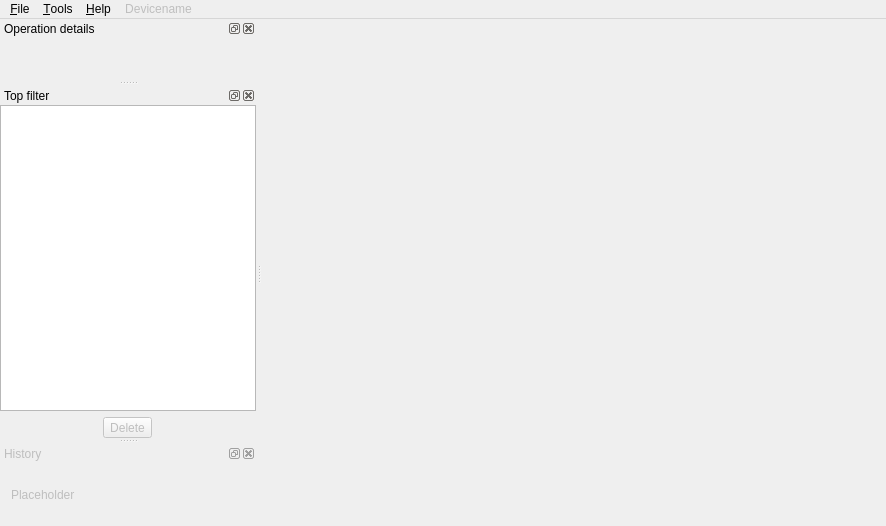
<?xml version="1.0" encoding="UTF-8"?>
<ui version="4.0">
 <class>MainWindow</class>
 <widget class="QMainWindow" name="MainWindow">
  <property name="geometry">
   <rect>
    <x>0</x>
    <y>0</y>
    <width>886</width>
    <height>526</height>
   </rect>
  </property>
  <property name="contextMenuPolicy">
   <enum>Qt::NoContextMenu</enum>
  </property>
  <property name="windowTitle">
   <string>MainWindow</string>
  </property>
  <property name="windowIcon">
   <iconset resource="icon-resources.qrc">
    <normaloff>:/icons/icons/sonicawe.png</normaloff>:/icons/icons/sonicawe.png</iconset>
  </property>
  <property name="documentMode">
   <bool>true</bool>
  </property>
  <property name="dockNestingEnabled">
   <bool>true</bool>
  </property>
  <property name="dockOptions">
   <set>QMainWindow::AllowNestedDocks|QMainWindow::AllowTabbedDocks|QMainWindow::AnimatedDocks|QMainWindow::VerticalTabs</set>
  </property>
  <property name="unifiedTitleAndToolBarOnMac">
   <bool>false</bool>
  </property>
  <widget class="QWidget" name="centralWidget">
   <layout class="QVBoxLayout" name="verticalLayout_3"/>
  </widget>
  <widget class="QMenuBar" name="menuBar">
   <property name="geometry">
    <rect>
     <x>0</x>
     <y>0</y>
     <width>886</width>
     <height>22</height>
    </rect>
   </property>
   <widget class="QMenu" name="menuTools">
    <property name="title">
     <string>&amp;Tools</string>
    </property>
    <widget class="QMenu" name="menuToolbars">
     <property name="title">
      <string>&amp;Toolbars</string>
     </property>
     <addaction name="actionToggleSelectionToolBox"/>
     <addaction name="actionToggleTransformToolBox"/>
    </widget>
    <widget class="QMenu" name="menu_Windows">
     <property name="title">
      <string>&amp;Windows</string>
     </property>
     <addaction name="actionToggleTimelineWindow"/>
     <addaction name="actionTransform_info"/>
     <addaction name="actionOperation_details"/>
    </widget>
    <addaction name="separator"/>
    <addaction name="action_Undo"/>
    <addaction name="action_Redo"/>
    <addaction name="separator"/>
    <addaction name="menu_Windows"/>
    <addaction name="menuToolbars"/>
    <addaction name="separator"/>
    <addaction name="actionToggleFullscreenNoMenus"/>
    <addaction name="actionToggleFullscreen"/>
    <addaction name="separator"/>
    <addaction name="actionReset_caches"/>
    <addaction name="actionReset_view"/>
    <addaction name="separator"/>
   </widget>
   <widget class="QMenu" name="menuFile">
    <property name="title">
     <string>&amp;File</string>
    </property>
    <widget class="QMenu" name="menu_Recent_files">
     <property name="title">
      <string>&amp;Recent files</string>
     </property>
    </widget>
    <addaction name="actionNew_recording"/>
    <addaction name="actionOpen"/>
    <addaction name="actionOpen_and_compare"/>
    <addaction name="menu_Recent_files"/>
    <addaction name="actionSave_project"/>
    <addaction name="actionSave_project_as"/>
    <addaction name="separator"/>
    <addaction name="actionExport_audio"/>
    <addaction name="actionExport_selection"/>
    <addaction name="separator"/>
    <addaction name="actionExit"/>
    <addaction name="separator"/>
   </widget>
   <widget class="QMenu" name="menuHelp">
    <property name="title">
     <string>&amp;Help</string>
    </property>
    <addaction name="separator"/>
    <addaction name="actionReport_a_bug"/>
    <addaction name="separator"/>
    <addaction name="actionFind_updates"/>
    <addaction name="separator"/>
    <addaction name="action_Enter_product_key"/>
    <addaction name="separator"/>
    <addaction name="actionMuchdifferent_com"/>
    <addaction name="actionAbout"/>
   </widget>
   <widget class="QMenu" name="menuDevicename">
    <property name="enabled">
     <bool>false</bool>
    </property>
    <property name="title">
     <string>Devicename</string>
    </property>
   </widget>
   <addaction name="menuFile"/>
   <addaction name="menuTools"/>
   <addaction name="menuHelp"/>
   <addaction name="menuDevicename"/>
  </widget>
  <widget class="QDockWidget" name="toolPropertiesWindow">
   <property name="windowTitle">
    <string>Operation details</string>
   </property>
   <attribute name="dockWidgetArea">
    <number>1</number>
   </attribute>
   <widget class="QWidget" name="dockWidgetContents_3">
    <layout class="QHBoxLayout" name="horizontalLayout_2"/>
   </widget>
  </widget>
  <widget class="QDockWidget" name="topFilterWindow">
   <property name="contextMenuPolicy">
    <enum>Qt::NoContextMenu</enum>
   </property>
   <property name="features">
    <set>QDockWidget::AllDockWidgetFeatures</set>
   </property>
   <property name="allowedAreas">
    <set>Qt::LeftDockWidgetArea|Qt::RightDockWidgetArea</set>
   </property>
   <property name="windowTitle">
    <string>Top filter</string>
   </property>
   <attribute name="dockWidgetArea">
    <number>1</number>
   </attribute>
   <widget class="QWidget" name="layerWindowContents">
    <layout class="QVBoxLayout" name="verticalLayout">
     <property name="leftMargin">
      <number>0</number>
     </property>
     <property name="topMargin">
      <number>0</number>
     </property>
     <property name="rightMargin">
      <number>0</number>
     </property>
     <property name="bottomMargin">
      <number>0</number>
     </property>
     <item>
      <widget class="QListWidget" name="layerWidget"/>
     </item>
     <item>
      <layout class="QHBoxLayout" name="horizontalLayout">
       <item>
        <widget class="QToolButton" name="deleteFilterButton">
         <property name="enabled">
          <bool>false</bool>
         </property>
         <property name="text">
          <string>Delete</string>
         </property>
        </widget>
       </item>
      </layout>
     </item>
    </layout>
   </widget>
  </widget>
  <widget class="QDockWidget" name="historyWindow">
   <property name="enabled">
    <bool>false</bool>
   </property>
   <property name="contextMenuPolicy">
    <enum>Qt::NoContextMenu</enum>
   </property>
   <property name="features">
    <set>QDockWidget::AllDockWidgetFeatures</set>
   </property>
   <property name="allowedAreas">
    <set>Qt::LeftDockWidgetArea|Qt::RightDockWidgetArea|Qt::TopDockWidgetArea</set>
   </property>
   <property name="windowTitle">
    <string>History</string>
   </property>
   <attribute name="dockWidgetArea">
    <number>1</number>
   </attribute>
   <widget class="QWidget" name="dockWidgetContents_2">
    <layout class="QVBoxLayout" name="verticalLayout_2">
     <item>
      <widget class="QLabel" name="label">
       <property name="enabled">
        <bool>false</bool>
       </property>
       <property name="text">
        <string>Placeholder</string>
       </property>
      </widget>
     </item>
    </layout>
   </widget>
  </widget>
  <action name="actionEllipseSelection">
   <property name="checkable">
    <bool>true</bool>
   </property>
   <property name="icon">
    <iconset resource="icon-resources.qrc">
     <normaloff>:/icons/icons/icon-circle-selection.png</normaloff>:/icons/icons/icon-circle-selection.png</iconset>
   </property>
   <property name="text">
    <string>Ellipse Selection</string>
   </property>
   <property name="toolTip">
    <string>Ellipse selection [S]</string>
   </property>
   <property name="shortcut">
    <string>S</string>
   </property>
   <property name="iconVisibleInMenu">
    <bool>true</bool>
   </property>
  </action>
  <action name="actionToggleTopFilterWindow">
   <property name="checkable">
    <bool>true</bool>
   </property>
   <property name="checked">
    <bool>true</bool>
   </property>
   <property name="text">
    <string>Top filter</string>
   </property>
   <property name="toolTip">
    <string>Toggle the top filter window</string>
   </property>
   <property name="shortcut">
    <string>F</string>
   </property>
  </action>
  <action name="actionToggle_piano_grid">
   <property name="checkable">
    <bool>true</bool>
   </property>
   <property name="icon">
    <iconset resource="icon-resources.qrc">
     <normaloff>:/icons/icons/icon-toggle-piano.png</normaloff>:/icons/icons/icon-toggle-piano.png</iconset>
   </property>
   <property name="text">
    <string>Toggle piano grid</string>
   </property>
   <property name="toolTip">
    <string>Toggle piano grid</string>
   </property>
   <property name="iconVisibleInMenu">
    <bool>true</bool>
   </property>
  </action>
  <action name="actionToggleSelectionToolBox">
   <property name="checkable">
    <bool>true</bool>
   </property>
   <property name="checked">
    <bool>true</bool>
   </property>
   <property name="text">
    <string>&amp;Selection</string>
   </property>
   <property name="toolTip">
    <string>Toggle the selection toolbox</string>
   </property>
  </action>
  <action name="actionToggle_hz_grid">
   <property name="checkable">
    <bool>true</bool>
   </property>
   <property name="checked">
    <bool>true</bool>
   </property>
   <property name="icon">
    <iconset resource="icon-resources.qrc">
     <normaloff>:/icons/icons/icon-toggle-hz.png</normaloff>:/icons/icons/icon-toggle-hz.png</iconset>
   </property>
   <property name="text">
    <string>Toggle frequency markers</string>
   </property>
   <property name="toolTip">
    <string>Toggle frequency markers</string>
   </property>
   <property name="iconVisibleInMenu">
    <bool>true</bool>
   </property>
  </action>
  <action name="actionActionAdd_selection">
   <property name="icon">
    <iconset resource="icon-resources.qrc">
     <normaloff>:/icons/icons/icon-save-selection.png</normaloff>:/icons/icons/icon-save-selection.png</iconset>
   </property>
   <property name="text">
    <string>actionAdd_selection</string>
   </property>
   <property name="toolTip">
    <string>Remember the selection</string>
   </property>
   <property name="iconVisibleInMenu">
    <bool>true</bool>
   </property>
  </action>
  <action name="actionActionRemove_selection">
   <property name="icon">
    <iconset resource="icon-resources.qrc">
     <normaloff>:/icons/icons/icon-silence-selection.png</normaloff>:/icons/icons/icon-silence-selection.png</iconset>
   </property>
   <property name="text">
    <string>actionRemove_selection</string>
   </property>
   <property name="toolTip">
    <string>Silences the selected region [Del]</string>
   </property>
   <property name="shortcut">
    <string>Del</string>
   </property>
   <property name="iconVisibleInMenu">
    <bool>true</bool>
   </property>
  </action>
  <action name="actionCropSelection">
   <property name="checked">
    <bool>false</bool>
   </property>
   <property name="enabled">
    <bool>true</bool>
   </property>
   <property name="icon">
    <iconset resource="icon-resources.qrc">
     <normaloff>:/icons/icons/icon-crop.png</normaloff>:/icons/icons/icon-crop.png</iconset>
   </property>
   <property name="text">
    <string>Crop Selection</string>
   </property>
   <property name="toolTip">
    <string>Crop selection [Shift+Del]</string>
   </property>
   <property name="shortcut">
    <string>Shift+Del</string>
   </property>
   <property name="iconVisibleInMenu">
    <bool>true</bool>
   </property>
  </action>
  <action name="actionMoveSelection">
   <property name="checkable">
    <bool>true</bool>
   </property>
   <property name="checked">
    <bool>false</bool>
   </property>
   <property name="enabled">
    <bool>false</bool>
   </property>
   <property name="icon">
    <iconset resource="icon-resources.qrc">
     <normaloff>:/icons/icons/icon-move.png</normaloff>:/icons/icons/icon-move.png</iconset>
   </property>
   <property name="text">
    <string>Move Selection</string>
   </property>
   <property name="toolTip">
    <string>Move selection [M]</string>
   </property>
   <property name="shortcut">
    <string>M</string>
   </property>
   <property name="iconVisibleInMenu">
    <bool>true</bool>
   </property>
  </action>
  <action name="actionMoveSelectionTime">
   <property name="checkable">
    <bool>true</bool>
   </property>
   <property name="checked">
    <bool>false</bool>
   </property>
   <property name="enabled">
    <bool>false</bool>
   </property>
   <property name="icon">
    <iconset resource="icon-resources.qrc">
     <normaloff>:/icons/icons/icon-move-time.png</normaloff>:/icons/icons/icon-move-time.png</iconset>
   </property>
   <property name="text">
    <string>Move Selection in Time</string>
   </property>
   <property name="toolTip">
    <string>Move selection in Time [T]</string>
   </property>
   <property name="shortcut">
    <string>T</string>
   </property>
   <property name="iconVisibleInMenu">
    <bool>true</bool>
   </property>
  </action>
  <action name="actionMatlabFilter">
   <property name="checked">
    <bool>false</bool>
   </property>
   <property name="enabled">
    <bool>false</bool>
   </property>
   <property name="icon">
    <iconset resource="icon-resources.qrc">
     <normaloff>:/icons/icons/icon-matlabfilter.png</normaloff>:/icons/icons/icon-matlabfilter.png</iconset>
   </property>
   <property name="text">
    <string>Matlab filter</string>
   </property>
   <property name="toolTip">
    <string>Apply Matlab filter to everything, under construction</string>
   </property>
   <property name="iconVisibleInMenu">
    <bool>true</bool>
   </property>
  </action>
  <action name="actionMatlabOperation">
   <property name="checked">
    <bool>false</bool>
   </property>
   <property name="icon">
    <iconset resource="icon-resources.qrc">
     <normaloff>:/icons/icons/icon-matlaboperation.png</normaloff>:/icons/icons/icon-matlaboperation.png</iconset>
   </property>
   <property name="text">
    <string>Create new Matlab/Octave operation</string>
   </property>
   <property name="toolTip">
    <string>Apply Matlab/Octave operation</string>
   </property>
   <property name="shortcut">
    <string>Ctrl+Alt+O</string>
   </property>
   <property name="iconVisibleInMenu">
    <bool>true</bool>
   </property>
  </action>
  <action name="actionToggleCreationToolBox">
   <property name="checkable">
    <bool>true</bool>
   </property>
   <property name="checked">
    <bool>true</bool>
   </property>
   <property name="text">
    <string>Sound creation</string>
   </property>
   <property name="toolTip">
    <string>Toggle the sound creation tool box</string>
   </property>
   <property name="shortcut">
    <string>E</string>
   </property>
  </action>
  <action name="actionToggleTransformToolBox">
   <property name="checkable">
    <bool>true</bool>
   </property>
   <property name="text">
    <string>&amp;Transform settings</string>
   </property>
   <property name="toolTip">
    <string>Toggle the transform toolbox</string>
   </property>
  </action>
  <action name="actionNew_recording">
   <property name="enabled">
    <bool>true</bool>
   </property>
   <property name="text">
    <string>&amp;New recording</string>
   </property>
   <property name="shortcut">
    <string>Ctrl+N</string>
   </property>
  </action>
  <action name="actionImport_audio">
   <property name="enabled">
    <bool>false</bool>
   </property>
   <property name="text">
    <string>Import</string>
   </property>
  </action>
  <action name="actionExport_audio">
   <property name="text">
    <string>Export</string>
   </property>
  </action>
  <action name="actionSave_project">
   <property name="text">
    <string>&amp;Save project</string>
   </property>
   <property name="shortcut">
    <string>Ctrl+S</string>
   </property>
  </action>
  <action name="actionExit">
   <property name="text">
    <string>Exit</string>
   </property>
  </action>
  <action name="actionOpen">
   <property name="text">
    <string>&amp;Open </string>
   </property>
   <property name="shortcut">
    <string>Ctrl+O</string>
   </property>
  </action>
  <action name="actionExport_selection">
   <property name="text">
    <string>Export selection</string>
   </property>
  </action>
  <action name="actionToggleTimelineWindow">
   <property name="checkable">
    <bool>true</bool>
   </property>
   <property name="text">
    <string>&amp;Timeline</string>
   </property>
   <property name="toolTip">
    <string>Toggle the timeline window</string>
   </property>
  </action>
  <action name="actionCutoffSelection">
   <property name="checkable">
    <bool>true</bool>
   </property>
   <property name="enabled">
    <bool>false</bool>
   </property>
   <property name="icon">
    <iconset resource="icon-resources.qrc">
     <normaloff>:/icons/icons/icon-cutoff-selection.png</normaloff>:/icons/icons/icon-cutoff-selection.png</iconset>
   </property>
   <property name="text">
    <string>Cutoff selection</string>
   </property>
   <property name="iconVisibleInMenu">
    <bool>true</bool>
   </property>
  </action>
  <action name="actionPeakSelection">
   <property name="checkable">
    <bool>true</bool>
   </property>
   <property name="icon">
    <iconset resource="icon-resources.qrc">
     <normaloff>:/icons/icons/icon-peak-selection.png</normaloff>:/icons/icons/icon-peak-selection.png</iconset>
   </property>
   <property name="text">
    <string>Peak selection</string>
   </property>
   <property name="toolTip">
    <string>Peak selection</string>
   </property>
   <property name="shortcut">
    <string>E</string>
   </property>
   <property name="iconVisibleInMenu">
    <bool>true</bool>
   </property>
  </action>
  <action name="actionRectangleSelection">
   <property name="checkable">
    <bool>true</bool>
   </property>
   <property name="icon">
    <iconset resource="icon-resources.qrc">
     <normaloff>:/icons/icons/icon-rectangle-selection.png</normaloff>:/icons/icons/icon-rectangle-selection.png</iconset>
   </property>
   <property name="text">
    <string>Rectangle selection</string>
   </property>
   <property name="toolTip">
    <string>Rectangle selection</string>
   </property>
   <property name="shortcut">
    <string>C</string>
   </property>
   <property name="iconVisibleInMenu">
    <bool>true</bool>
   </property>
  </action>
  <action name="actionPolygonSelection">
   <property name="checkable">
    <bool>true</bool>
   </property>
   <property name="icon">
    <iconset resource="icon-resources.qrc">
     <normaloff>:/icons/icons/icon-quad-selection.png</normaloff>:/icons/icons/icon-quad-selection.png</iconset>
   </property>
   <property name="text">
    <string>Polygon selection</string>
   </property>
   <property name="toolTip">
    <string>Polygon selection</string>
   </property>
   <property name="shortcut">
    <string>P</string>
   </property>
   <property name="iconVisibleInMenu">
    <bool>true</bool>
   </property>
  </action>
  <action name="actionSplineSelection">
   <property name="checkable">
    <bool>true</bool>
   </property>
   <property name="icon">
    <iconset resource="icon-resources.qrc">
     <normaloff>:/icons/icons/icon-spline-selection.png</normaloff>:/icons/icons/icon-spline-selection.png</iconset>
   </property>
   <property name="text">
    <string>Spline selection</string>
   </property>
   <property name="toolTip">
    <string>Spline selection</string>
   </property>
   <property name="iconVisibleInMenu">
    <bool>true</bool>
   </property>
  </action>
  <action name="actionAmplitudeBrush">
   <property name="checkable">
    <bool>true</bool>
   </property>
   <property name="enabled">
    <bool>false</bool>
   </property>
   <property name="icon">
    <iconset resource="icon-resources.qrc">
     <normaloff>:/icons/icons/icon-amplitude-brush.png</normaloff>:/icons/icons/icon-amplitude-brush.png</iconset>
   </property>
   <property name="text">
    <string>Amplitude brush</string>
   </property>
   <property name="toolTip">
    <string>Amplitude brush</string>
   </property>
   <property name="iconVisibleInMenu">
    <bool>true</bool>
   </property>
  </action>
  <action name="actionAirbrush">
   <property name="checkable">
    <bool>true</bool>
   </property>
   <property name="enabled">
    <bool>false</bool>
   </property>
   <property name="icon">
    <iconset resource="icon-resources.qrc">
     <normaloff>:/icons/icons/icon-airbrush.png</normaloff>:/icons/icons/icon-airbrush.png</iconset>
   </property>
   <property name="text">
    <string>Airbrush</string>
   </property>
   <property name="toolTip">
    <string>Airbrush</string>
   </property>
   <property name="iconVisibleInMenu">
    <bool>true</bool>
   </property>
  </action>
  <action name="actionSmoothBrush">
   <property name="checkable">
    <bool>true</bool>
   </property>
   <property name="enabled">
    <bool>false</bool>
   </property>
   <property name="icon">
    <iconset resource="icon-resources.qrc">
     <normaloff>:/icons/icons/icon-smooth-brush.png</normaloff>:/icons/icons/icon-smooth-brush.png</iconset>
   </property>
   <property name="text">
    <string>Smooth brush</string>
   </property>
   <property name="toolTip">
    <string>Smooth brush</string>
   </property>
   <property name="iconVisibleInMenu">
    <bool>true</bool>
   </property>
  </action>
  <action name="actionZoom">
   <property name="checkable">
    <bool>true</bool>
   </property>
   <property name="checked">
    <bool>false</bool>
   </property>
   <property name="icon">
    <iconset resource="icon-resources.qrc">
     <normaloff>:/icons/icons/icon-zoom.png</normaloff>:/icons/icons/icon-zoom.png</iconset>
   </property>
   <property name="text">
    <string>Zoom</string>
   </property>
   <property name="toolTip">
    <string>Zoom with the right mouse button [Z]</string>
   </property>
   <property name="shortcut">
    <string>Z</string>
   </property>
   <property name="iconVisibleInMenu">
    <bool>true</bool>
   </property>
  </action>
  <action name="actionSetPlayMarker">
   <property name="checkable">
    <bool>true</bool>
   </property>
   <property name="icon">
    <iconset resource="icon-resources.qrc">
     <normaloff>:/icons/icons/icon-set-mark.png</normaloff>:/icons/icons/icon-set-mark.png</iconset>
   </property>
   <property name="text">
    <string>Set playback marker</string>
   </property>
   <property name="toolTip">
    <string>Set playback markers with left mouse button, remove with right mouse button</string>
   </property>
   <property name="iconVisibleInMenu">
    <bool>true</bool>
   </property>
  </action>
  <action name="actionJumpForward">
   <property name="icon">
    <iconset resource="icon-resources.qrc">
     <normaloff>:/icons/icons/icon-next-mark.png</normaloff>:/icons/icons/icon-next-mark.png</iconset>
   </property>
   <property name="text">
    <string>Jump to next marker</string>
   </property>
   <property name="toolTip">
    <string>Jump to next marker</string>
   </property>
   <property name="iconVisibleInMenu">
    <bool>true</bool>
   </property>
  </action>
  <action name="actionJumpBackward">
   <property name="icon">
    <iconset resource="icon-resources.qrc">
     <normaloff>:/icons/icons/icon-prev-mark.png</normaloff>:/icons/icons/icon-prev-mark.png</iconset>
   </property>
   <property name="text">
    <string>Jump to previous marker</string>
   </property>
   <property name="toolTip">
    <string>Jump to previous marker</string>
   </property>
   <property name="iconVisibleInMenu">
    <bool>true</bool>
   </property>
  </action>
  <action name="actionToolSelect">
   <property name="checkable">
    <bool>true</bool>
   </property>
   <property name="enabled">
    <bool>false</bool>
   </property>
   <property name="icon">
    <iconset resource="icon-resources.qrc">
     <normaloff>:/icons/icons/sonicawe.png</normaloff>:/icons/icons/sonicawe.png</iconset>
   </property>
   <property name="text">
    <string>Select previous operations</string>
   </property>
   <property name="toolTip">
    <string>Select previous operations</string>
   </property>
   <property name="iconVisibleInMenu">
    <bool>true</bool>
   </property>
  </action>
  <action name="actionTransform_Cwt">
   <property name="checkable">
    <bool>true</bool>
   </property>
   <property name="checked">
    <bool>true</bool>
   </property>
   <property name="text">
    <string>Gabor Wavelet transform</string>
   </property>
   <property name="toolTip">
    <string>Actually, Complex Gabor Wavelet transform</string>
   </property>
   <property name="iconVisibleInMenu">
    <bool>true</bool>
   </property>
  </action>
  <action name="actionTransform_Stft">
   <property name="checkable">
    <bool>true</bool>
   </property>
   <property name="enabled">
    <bool>true</bool>
   </property>
   <property name="text">
    <string>Windowed fourier transform (STFT)</string>
   </property>
   <property name="toolTip">
    <string>Windowed fourier transform (STFT)</string>
   </property>
   <property name="iconVisibleInMenu">
    <bool>true</bool>
   </property>
  </action>
  <action name="actionTransform_Cwt_phase">
   <property name="checkable">
    <bool>true</bool>
   </property>
   <property name="enabled">
    <bool>true</bool>
   </property>
   <property name="text">
    <string>Gabor Wavelet transform phase</string>
   </property>
   <property name="toolTip">
    <string>Instantaneous phase from Gabor Wavelet transform</string>
   </property>
   <property name="iconVisibleInMenu">
    <bool>true</bool>
   </property>
  </action>
  <action name="actionTransform_Cwt_reassign">
   <property name="checkable">
    <bool>true</bool>
   </property>
   <property name="enabled">
    <bool>true</bool>
   </property>
   <property name="text">
    <string>Reassigned Gabor Wavelet transform</string>
   </property>
   <property name="toolTip">
    <string>Reassignment 'sharpens' by moving coefficients</string>
   </property>
   <property name="iconVisibleInMenu">
    <bool>true</bool>
   </property>
  </action>
  <action name="actionTonalizeFilter">
   <property name="enabled">
    <bool>false</bool>
   </property>
   <property name="icon">
    <iconset resource="icon-resources.qrc">
     <normaloff>:/icons/icons/sonicawe.png</normaloff>:/icons/icons/sonicawe.png</iconset>
   </property>
   <property name="text">
    <string>Tonalize transform</string>
   </property>
   <property name="toolTip">
    <string>Tonalize transform</string>
   </property>
   <property name="iconVisibleInMenu">
    <bool>true</bool>
   </property>
  </action>
  <action name="actionReassignFilter">
   <property name="enabled">
    <bool>false</bool>
   </property>
   <property name="icon">
    <iconset resource="icon-resources.qrc">
     <normaloff>:/icons/icons/sonicawe.png</normaloff>:/icons/icons/sonicawe.png</iconset>
   </property>
   <property name="text">
    <string>Reassign transform</string>
   </property>
   <property name="toolTip">
    <string>Reassign transform</string>
   </property>
   <property name="iconVisibleInMenu">
    <bool>true</bool>
   </property>
  </action>
  <action name="actionSet_rainbow_colors">
   <property name="checkable">
    <bool>true</bool>
   </property>
   <property name="checked">
    <bool>true</bool>
   </property>
   <property name="icon">
    <iconset resource="icon-resources.qrc">
     <normaloff>:/icons/icons/icon-show-color.png</normaloff>:/icons/icons/icon-show-color.png</iconset>
   </property>
   <property name="text">
    <string>Rainbow colors</string>
   </property>
   <property name="toolTip">
    <string>Rainbow colors</string>
   </property>
   <property name="iconVisibleInMenu">
    <bool>true</bool>
   </property>
  </action>
  <action name="actionSet_grayscale">
   <property name="checkable">
    <bool>true</bool>
   </property>
   <property name="checked">
    <bool>false</bool>
   </property>
   <property name="icon">
    <iconset resource="icon-resources.qrc">
     <normaloff>:/icons/icons/icon-show-gray.png</normaloff>:/icons/icons/icon-show-gray.png</iconset>
   </property>
   <property name="text">
    <string>Gray scale</string>
   </property>
   <property name="toolTip">
    <string>Gray scale</string>
   </property>
   <property name="iconVisibleInMenu">
    <bool>true</bool>
   </property>
  </action>
  <action name="actionSet_contour_plot">
   <property name="checkable">
    <bool>true</bool>
   </property>
   <property name="checked">
    <bool>false</bool>
   </property>
   <property name="icon">
    <iconset resource="icon-resources.qrc">
     <normaloff>:/icons/icons/icon-show-heightlines.png</normaloff>:/icons/icons/icon-show-heightlines.png</iconset>
   </property>
   <property name="text">
    <string>Contour plot</string>
   </property>
   <property name="toolTip">
    <string>Contour plot</string>
   </property>
   <property name="iconVisibleInMenu">
    <bool>true</bool>
   </property>
  </action>
  <action name="actionActivateInfoTool">
   <property name="checkable">
    <bool>true</bool>
   </property>
   <property name="checked">
    <bool>false</bool>
   </property>
   <property name="icon">
    <iconset resource="icon-resources.qrc">
     <normaloff>:/icons/icons/icon-show-info.png</normaloff>:/icons/icons/icon-show-info.png</iconset>
   </property>
   <property name="text">
    <string>Get info</string>
   </property>
   <property name="toolTip">
    <string>Drag slowly over a ridge to see information of the peak. Show continius information [J]</string>
   </property>
   <property name="iconVisibleInMenu">
    <bool>true</bool>
   </property>
  </action>
  <action name="actionTransform_Cwt_ridge">
   <property name="checkable">
    <bool>true</bool>
   </property>
   <property name="enabled">
    <bool>true</bool>
   </property>
   <property name="text">
    <string>Ridges of Gabor Wavelet transform</string>
   </property>
   <property name="toolTip">
    <string>Peaks in frequency direction on the Gabor Wavelet transform</string>
   </property>
   <property name="iconVisibleInMenu">
    <bool>true</bool>
   </property>
  </action>
  <action name="actionTransform_Cwt_weight">
   <property name="checkable">
    <bool>true</bool>
   </property>
   <property name="enabled">
    <bool>true</bool>
   </property>
   <property name="text">
    <string>Weighted Gabor Wavelet transform</string>
   </property>
   <property name="toolTip">
    <string>Sharpened Gabor Wavelet transform by a uncertainty weight</string>
   </property>
   <property name="iconVisibleInMenu">
    <bool>true</bool>
   </property>
  </action>
  <action name="actionAddComment">
   <property name="checkable">
    <bool>true</bool>
   </property>
   <property name="checked">
    <bool>false</bool>
   </property>
   <property name="icon">
    <iconset resource="icon-resources.qrc">
     <normaloff>:/icons/icons/icon-place-comment.png</normaloff>:/icons/icons/icon-place-comment.png</iconset>
   </property>
   <property name="text">
    <string>Add comment</string>
   </property>
   <property name="toolTip">
    <string>Add comment [A]</string>
   </property>
   <property name="iconVisibleInMenu">
    <bool>true</bool>
   </property>
  </action>
  <action name="actionShowComments">
   <property name="checkable">
    <bool>true</bool>
   </property>
   <property name="icon">
    <iconset resource="icon-resources.qrc">
     <normaloff>:/icons/icons/icon-show-comment.png</normaloff>:/icons/icons/icon-show-comment.png</iconset>
   </property>
   <property name="text">
    <string>Hide/show comments</string>
   </property>
   <property name="toolTip">
    <string>Hide/show comments</string>
   </property>
   <property name="shortcut">
    <string>Ctrl+H</string>
   </property>
   <property name="iconVisibleInMenu">
    <bool>true</bool>
   </property>
  </action>
  <action name="actionSave_project_as">
   <property name="text">
    <string>Save project &amp;as...</string>
   </property>
   <property name="shortcut">
    <string>Ctrl+Shift+S</string>
   </property>
  </action>
  <action name="actionSet_colorscale">
   <property name="checkable">
    <bool>true</bool>
   </property>
   <property name="checked">
    <bool>false</bool>
   </property>
   <property name="icon">
    <iconset resource="icon-resources.qrc">
     <normaloff>:/icons/icons/icon-show-color.png</normaloff>:/icons/icons/icon-show-color.png</iconset>
   </property>
   <property name="text">
    <string>Color scale</string>
   </property>
   <property name="toolTip">
    <string>Color scale</string>
   </property>
   <property name="iconVisibleInMenu">
    <bool>true</bool>
   </property>
  </action>
  <action name="actionFrequencySelection">
   <property name="checkable">
    <bool>true</bool>
   </property>
   <property name="icon">
    <iconset resource="icon-resources.qrc">
     <normaloff>:/icons/icons/icon-rectangle-selection.png</normaloff>:/icons/icons/icon-rectangle-selection.png</iconset>
   </property>
   <property name="text">
    <string>Frequency selection</string>
   </property>
   <property name="toolTip">
    <string>Frequency selection</string>
   </property>
   <property name="shortcut">
    <string>F</string>
   </property>
   <property name="iconVisibleInMenu">
    <bool>true</bool>
   </property>
  </action>
  <action name="actionTimeSelection">
   <property name="checkable">
    <bool>true</bool>
   </property>
   <property name="icon">
    <iconset resource="icon-resources.qrc">
     <normaloff>:/icons/icons/icon-rectangle-selection.png</normaloff>:/icons/icons/icon-rectangle-selection.png</iconset>
   </property>
   <property name="text">
    <string>Time selection</string>
   </property>
   <property name="toolTip">
    <string>Time selection</string>
   </property>
   <property name="shortcut">
    <string>T</string>
   </property>
   <property name="iconVisibleInMenu">
    <bool>true</bool>
   </property>
  </action>
  <action name="actionResetGraphics">
   <property name="icon">
    <iconset resource="icon-resources.qrc">
     <normaloff>:/icons/icons/sonicawe.png</normaloff>:/icons/icons/sonicawe.png</iconset>
   </property>
   <property name="text">
    <string>Reset graphics</string>
   </property>
   <property name="toolTip">
    <string>Reset graphics</string>
   </property>
   <property name="iconVisibleInMenu">
    <bool>true</bool>
   </property>
  </action>
  <action name="actionToggleFullscreen">
   <property name="checkable">
    <bool>true</bool>
   </property>
   <property name="icon">
    <iconset resource="icon-resources.qrc">
     <normaloff>:/icons/icons/fscn-down.png</normaloff>:/icons/icons/fscn-down.png</iconset>
   </property>
   <property name="text">
    <string>&amp;Toggle fullscreen</string>
   </property>
   <property name="toolTip">
    <string>Toggle fullscreen</string>
   </property>
   <property name="shortcut">
    <string>F11</string>
   </property>
   <property name="iconVisibleInMenu">
    <bool>true</bool>
   </property>
  </action>
  <action name="actionAbout">
   <property name="text">
    <string>&amp;About Sonic AWE</string>
   </property>
  </action>
  <action name="actionToggleFullscreenNoMenus">
   <property name="checkable">
    <bool>true</bool>
   </property>
   <property name="icon">
    <iconset resource="icon-resources.qrc">
     <normaloff>:/icons/icons/fscn-up.png</normaloff>:/icons/icons/fscn-up.png</iconset>
   </property>
   <property name="text">
    <string>Toggle fullscreen (&amp;no menus)</string>
   </property>
   <property name="toolTip">
    <string>Toggle fullscreen  (no menus)</string>
   </property>
   <property name="shortcut">
    <string>Alt+Return</string>
   </property>
   <property name="iconVisibleInMenu">
    <bool>true</bool>
   </property>
  </action>
  <action name="actionToggleOrientation">
   <property name="checkable">
    <bool>true</bool>
   </property>
   <property name="icon">
    <iconset resource="icon-resources.qrc">
     <normaloff>:/icons/icons/sonicawe.png</normaloff>:/icons/icons/sonicawe.png</iconset>
   </property>
   <property name="text">
    <string>Toggle orientation (left/right handed coordinate system)</string>
   </property>
   <property name="toolTip">
    <string>Toggle orientation (left/right handed coordinate system)</string>
   </property>
   <property name="iconVisibleInMenu">
    <bool>true</bool>
   </property>
  </action>
  <action name="actionTransform_info">
   <property name="checkable">
    <bool>true</bool>
   </property>
   <property name="text">
    <string>Transform &amp;info</string>
   </property>
   <property name="shortcut">
    <string>I</string>
   </property>
  </action>
  <action name="actionToggleBrushesToolbar">
   <property name="checkable">
    <bool>true</bool>
   </property>
   <property name="text">
    <string>&amp;Brushes</string>
   </property>
  </action>
  <action name="actionReset_view">
   <property name="text">
    <string>Reset &amp;view</string>
   </property>
   <property name="toolTip">
    <string>Reset view</string>
   </property>
  </action>
  <action name="actionOperation_details">
   <property name="checkable">
    <bool>true</bool>
   </property>
   <property name="checked">
    <bool>true</bool>
   </property>
   <property name="text">
    <string>Operation details</string>
   </property>
   <property name="shortcut">
    <string>D</string>
   </property>
  </action>
  <action name="actionTransform_Cepstrum">
   <property name="checkable">
    <bool>true</bool>
   </property>
   <property name="text">
    <string>Cepstragram</string>
   </property>
   <property name="toolTip">
    <string>We call it a cepstragram</string>
   </property>
  </action>
  <action name="actionToggleFanTracker">
   <property name="checkable">
    <bool>true</bool>
   </property>
   <property name="enabled">
    <bool>false</bool>
   </property>
   <property name="icon">
    <iconset resource="icon-resources.qrc">
     <normaloff>:/icons/icons/sonicawe.png</normaloff>:/icons/icons/sonicawe.png</iconset>
   </property>
   <property name="text">
    <string>Fan Tracker</string>
   </property>
   <property name="toolTip">
    <string>Track the fundamental tone using Cepstrum Analysis</string>
   </property>
  </action>
  <action name="action_Enter_product_key">
   <property name="text">
    <string>Update &amp;license key</string>
   </property>
   <property name="iconText">
    <string>Update license key</string>
   </property>
  </action>
  <action name="actionTransform_Waveform">
   <property name="checkable">
    <bool>true</bool>
   </property>
   <property name="text">
    <string>Waveform</string>
   </property>
   <property name="toolTip">
    <string>Draw the signal as a waveform</string>
   </property>
  </action>
  <action name="actionOpen_and_compare">
   <property name="text">
    <string>Open and &amp;compare</string>
   </property>
   <property name="visible">
    <bool>false</bool>
   </property>
  </action>
  <action name="actionMuchdifferent_com">
   <property name="text">
    <string>About &amp;MuchDifferent</string>
   </property>
   <property name="menuRole">
    <enum>QAction::NoRole</enum>
   </property>
  </action>
  <action name="actionReport_a_bug">
   <property name="text">
    <string>Report a &amp;bug</string>
   </property>
  </action>
  <action name="actionAsk_for_help">
   <property name="text">
    <string>Ask for &amp;help</string>
   </property>
  </action>
  <action name="actionReset_caches">
   <property name="text">
    <string>Reset &amp;caches</string>
   </property>
   <property name="toolTip">
    <string>Reset caches</string>
   </property>
  </action>
  <action name="actionFind_plugins">
   <property name="text">
    <string>Find &amp;plugins</string>
   </property>
  </action>
  <action name="actionToggle_t_grid">
   <property name="checkable">
    <bool>true</bool>
   </property>
   <property name="checked">
    <bool>true</bool>
   </property>
   <property name="icon">
    <iconset resource="icon-resources.qrc">
     <normaloff>:/icons/icons/icon-toggle-taxis.png</normaloff>:/icons/icons/icon-toggle-taxis.png</iconset>
   </property>
   <property name="text">
    <string>Toggle time axis markers</string>
   </property>
   <property name="toolTip">
    <string>Toggle time axis markers</string>
   </property>
   <property name="iconVisibleInMenu">
    <bool>true</bool>
   </property>
  </action>
  <action name="actionFind_updates">
   <property name="text">
    <string>Check for &amp;updates</string>
   </property>
  </action>
  <action name="actionToggle_cursor_marker">
   <property name="checkable">
    <bool>true</bool>
   </property>
   <property name="icon">
    <iconset resource="icon-resources.qrc">
     <normaloff>:/icons/icons/icon-toggle-cursor.png</normaloff>:/icons/icons/icon-toggle-cursor.png</iconset>
   </property>
   <property name="text">
    <string>Toggle time axis markers</string>
   </property>
   <property name="toolTip">
    <string>Toggle time axis markers</string>
   </property>
   <property name="iconVisibleInMenu">
    <bool>true</bool>
   </property>
  </action>
  <action name="action_Undo">
   <property name="enabled">
    <bool>false</bool>
   </property>
   <property name="text">
    <string>&amp;Undo</string>
   </property>
   <property name="shortcut">
    <string>Ctrl+Z</string>
   </property>
  </action>
  <action name="action_Redo">
   <property name="enabled">
    <bool>false</bool>
   </property>
   <property name="text">
    <string>&amp;Redo</string>
   </property>
   <property name="shortcut">
    <string>Ctrl+R</string>
   </property>
  </action>
  <action name="actionSet_greenred_colors">
   <property name="checkable">
    <bool>true</bool>
   </property>
   <property name="checked">
    <bool>true</bool>
   </property>
   <property name="icon">
    <iconset resource="icon-resources.qrc">
     <normaloff>:/icons/icons/icon-show-color.png</normaloff>:/icons/icons/icon-show-color.png</iconset>
   </property>
   <property name="text">
    <string>Green/red</string>
   </property>
   <property name="toolTip">
    <string>Green to Red color scheme (white background)</string>
   </property>
   <property name="iconVisibleInMenu">
    <bool>true</bool>
   </property>
  </action>
  <action name="actionSet_greenwhite_colors">
   <property name="checkable">
    <bool>true</bool>
   </property>
   <property name="checked">
    <bool>true</bool>
   </property>
   <property name="icon">
    <iconset resource="icon-resources.qrc">
     <normaloff>:/icons/icons/icon-show-color.png</normaloff>:/icons/icons/icon-show-color.png</iconset>
   </property>
   <property name="text">
    <string>Green/white</string>
   </property>
   <property name="toolTip">
    <string>Green to white color scheme (black background)</string>
   </property>
   <property name="iconVisibleInMenu">
    <bool>true</bool>
   </property>
  </action>
  <action name="actionSet_green_colors">
   <property name="checkable">
    <bool>true</bool>
   </property>
   <property name="checked">
    <bool>true</bool>
   </property>
   <property name="icon">
    <iconset resource="icon-resources.qrc">
     <normaloff>:/icons/icons/icon-show-color.png</normaloff>:/icons/icons/icon-show-color.png</iconset>
   </property>
   <property name="text">
    <string>Green</string>
   </property>
   <property name="toolTip">
    <string>Green color scheme (black background)</string>
   </property>
   <property name="iconVisibleInMenu">
    <bool>true</bool>
   </property>
  </action>
  <action name="actionSet_blackgrayscale">
   <property name="checkable">
    <bool>true</bool>
   </property>
   <property name="checked">
    <bool>false</bool>
   </property>
   <property name="icon">
    <iconset resource="icon-resources.qrc">
     <normaloff>:/icons/icons/icon-show-gray.png</normaloff>:/icons/icons/icon-show-gray.png</iconset>
   </property>
   <property name="text">
    <string>Inverted gray scale</string>
   </property>
   <property name="toolTip">
    <string>Inverted gray scale</string>
   </property>
   <property name="iconVisibleInMenu">
    <bool>true</bool>
   </property>
  </action>
  <action name="actionActivateNavigation">
   <property name="checkable">
    <bool>true</bool>
   </property>
   <property name="checked">
    <bool>false</bool>
   </property>
   <property name="icon">
    <iconset resource="icon-resources.qrc">
     <normaloff>:/icons/icons/icon-navigation.png</normaloff>:/icons/icons/icon-navigation.png</iconset>
   </property>
   <property name="text">
    <string>Activate Navigation</string>
   </property>
   <property name="toolTip">
    <string>Rotate with right mouse button [N]</string>
   </property>
   <property name="shortcut">
    <string>N</string>
   </property>
   <property name="iconVisibleInMenu">
    <bool>true</bool>
   </property>
  </action>
 </widget>
 <layoutdefault spacing="6" margin="11"/>
 <resources>
  <include location="icon-resources.qrc"/>
 </resources>
 <connections/>
</ui>
